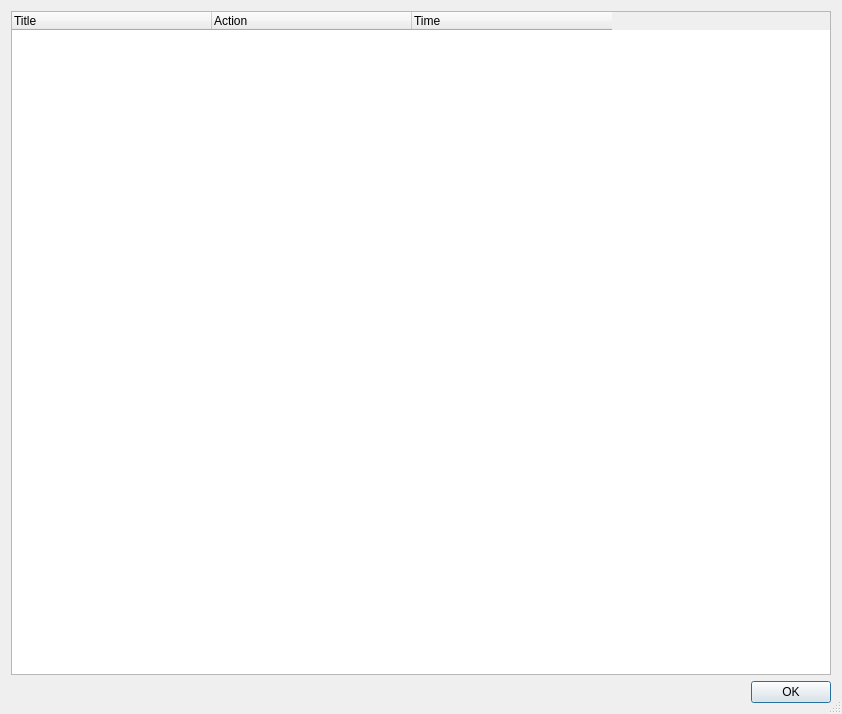
<?xml version="1.0" encoding="UTF-8"?>
<ui version="4.0">
 <class>Dialog_History</class>
 <widget class="QDialog" name="Dialog_History">
  <property name="geometry">
   <rect>
    <x>0</x>
    <y>0</y>
    <width>842</width>
    <height>714</height>
   </rect>
  </property>
  <property name="minimumSize">
   <size>
    <width>842</width>
    <height>714</height>
   </size>
  </property>
  <property name="contextMenuPolicy">
   <enum>Qt::PreventContextMenu</enum>
  </property>
  <property name="windowTitle">
   <string>History</string>
  </property>
  <property name="windowIcon">
   <iconset resource="../Resources.qrc">
    <normaloff>:/Resources/History.png</normaloff>:/Resources/History.png</iconset>
  </property>
  <property name="sizeGripEnabled">
   <bool>true</bool>
  </property>
  <property name="modal">
   <bool>true</bool>
  </property>
  <layout class="QVBoxLayout" name="verticalLayout">
   <item>
    <widget class="QTreeWidget" name="HistoryTreeWidget">
     <property name="contextMenuPolicy">
      <enum>Qt::CustomContextMenu</enum>
     </property>
     <property name="horizontalScrollBarPolicy">
      <enum>Qt::ScrollBarAlwaysOff</enum>
     </property>
     <property name="editTriggers">
      <set>QAbstractItemView::NoEditTriggers</set>
     </property>
     <property name="showDropIndicator" stdset="0">
      <bool>false</bool>
     </property>
     <property name="alternatingRowColors">
      <bool>true</bool>
     </property>
     <property name="rootIsDecorated">
      <bool>false</bool>
     </property>
     <property name="uniformRowHeights">
      <bool>true</bool>
     </property>
     <property name="itemsExpandable">
      <bool>false</bool>
     </property>
     <property name="wordWrap">
      <bool>true</bool>
     </property>
     <property name="expandsOnDoubleClick">
      <bool>false</bool>
     </property>
     <attribute name="headerCascadingSectionResizes">
      <bool>true</bool>
     </attribute>
     <attribute name="headerDefaultSectionSize">
      <number>200</number>
     </attribute>
     <attribute name="headerMinimumSectionSize">
      <number>200</number>
     </attribute>
     <attribute name="headerStretchLastSection">
      <bool>false</bool>
     </attribute>
     <column>
      <property name="text">
       <string>Title</string>
      </property>
     </column>
     <column>
      <property name="text">
       <string>Action</string>
      </property>
     </column>
     <column>
      <property name="text">
       <string>Time</string>
      </property>
     </column>
    </widget>
   </item>
   <item>
    <widget class="QDialogButtonBox" name="ButtonBox">
     <property name="orientation">
      <enum>Qt::Horizontal</enum>
     </property>
     <property name="standardButtons">
      <set>QDialogButtonBox::Ok</set>
     </property>
    </widget>
   </item>
  </layout>
 </widget>
 <resources>
  <include location="../Resources.qrc"/>
 </resources>
 <connections>
  <connection>
   <sender>ButtonBox</sender>
   <signal>accepted()</signal>
   <receiver>Dialog_History</receiver>
   <slot>accept()</slot>
   <hints>
    <hint type="sourcelabel">
     <x>248</x>
     <y>254</y>
    </hint>
    <hint type="destinationlabel">
     <x>157</x>
     <y>274</y>
    </hint>
   </hints>
  </connection>
  <connection>
   <sender>ButtonBox</sender>
   <signal>rejected()</signal>
   <receiver>Dialog_History</receiver>
   <slot>reject()</slot>
   <hints>
    <hint type="sourcelabel">
     <x>316</x>
     <y>260</y>
    </hint>
    <hint type="destinationlabel">
     <x>286</x>
     <y>274</y>
    </hint>
   </hints>
  </connection>
 </connections>
</ui>
